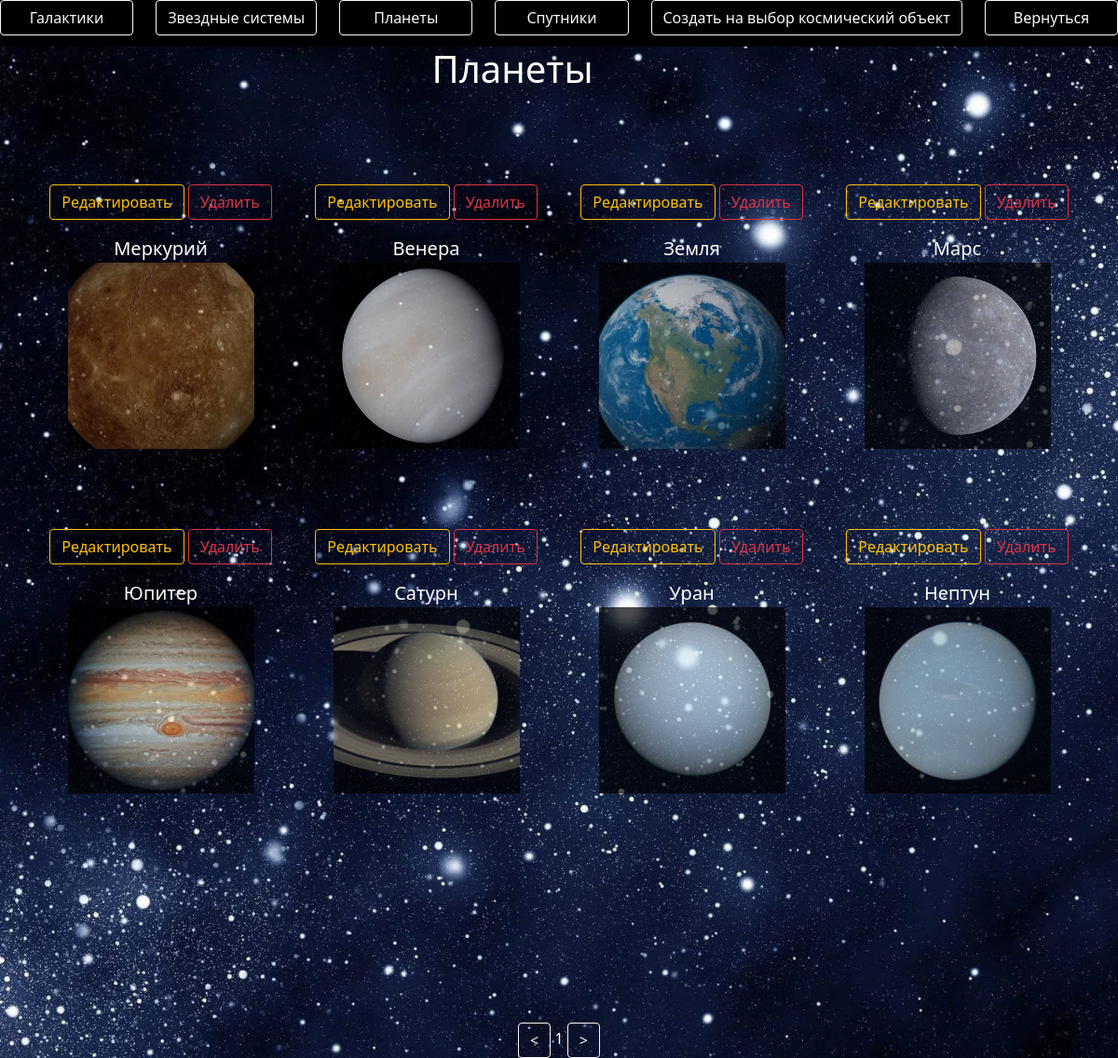
Page /planet/1 (signed in) on the committed database.
### data/planet.py (models this page shows)
class Planet(SqlAlchemyBase, UserMixin):
    __tablename__ = 'planets'
    id = sqlalchemy.Column(sqlalchemy.Integer,
                           primary_key=True, autoincrement=True)
    name = sqlalchemy.Column(sqlalchemy.String, nullable=True)
    star_system = sqlalchemy.Column(sqlalchemy.Integer, sqlalchemy.ForeignKey('star_systems.id'), nullable=True)
    text = sqlalchemy.Column(sqlalchemy.String, nullable=True)
    photo = sqlalchemy.Column(sqlalchemy.String, nullable=True)

### main.py (the view)
@app.route('/planet/<int:page>', methods=['GET', 'POST'])
def planets(page):
    form = CatalogForm()
    db_sess = db_session.create_session()
    arr = db_sess.query(Planet).filter(Planet.id != 1)
    arr = [x for x in arr]
    n = abs(-len(arr) // 8)
    arr = [x for x in arr[(page - 1) * 8:page * 8]]
    db_sess.close()
    if form.submit_left_page.data:
        if page > 1:
            return redirect(f'/planet/{page - 1}')
    if form.submit_right_page.data:
        if page < n:
            return redirect(f'/planet/{page + 1}')
    if form.submit_return.data:
        return redirect('/')
    if form.submit_galaxy.data:
        return redirect('/galaxy/1')
    if form.submit_star_systems.data:
        return redirect('/star_systems/1')
    if form.submit_choise_create.data:
        return redirect('/choise_create')
    if form.submit_satellites.data:
        return redirect('/satellites/1')
    return render_template('planet.html', form=form, arr=arr, len_arr=len(arr), page=page)

### forms/catalog_form.py
class CatalogForm(FlaskForm):
    submit_galaxy = SubmitField('Галактики')
    submit_star_systems = SubmitField('Звездные системы')
    submit_planets = SubmitField('Планеты')
    submit_satellites = SubmitField('Спутники')
    submit_right_page = SubmitField('>')
    submit_left_page = SubmitField('<')
    submit_choise_create = SubmitField('Создать на выбор космический объект')
    submit_return = SubmitField('Вернуться')

### data/db_session.py (called while the page is built)
def create_session() -> Session:
    global __factory
    return __factory()

### main.py (called while the page is built)
@login_manager.user_loader
def load_user(user_id):
    db_sess = db_session.create_session()
    db_sess.close()
    return db_sess.query(User).get(user_id)

### templates/planet.html
{% extends "catalog.html" %}
{% block content %}
<h1 align="center" style="color: white; margin-right: 100px;">Планеты</h1>
{% if not arr %}
<h1 align="center" style="color: white; margin-right: 100px;">Планет пока нету</h1>
{% else %}
    <div class="container text-center" style="color: white; margin-top: 100px;" align="center">
            <div class="row">
                {% for i in arr[:4] %}
                <div class="col" style="">
                    {% if current_user.user_level >= 4 %}
                        <p><a href="/edit_planet/{{ i.id }}" class="btn btn-outline-warning">Редактировать</a>
                        <a href="/delete_planet/{{ i.id }}" class="btn btn-outline-danger">Удалить</a></p>
                    {% endif %}
                    {% if i.photo %}
                    <a class="navbar-brand" style="color: white;" href="/check_planet/{{ i.id }}">{{ i.name }}
                        <p><img src="{{url_for('static', filename=i.photo[7:])}}" style="width: 200px; height: 200px; object-fit: cover;  opacity: 0.7;"></p>
                    </a>
                    {% else %}
                    <div align="center">
                        <a class="navbar-brand" style="color: white;" href="/check_planet/{{ i.id }}">{{ i.name }}
                        <div style="width: 200px; height: 200px; background-color: rgba(0, 0, 0, 0.5)" align="center">
                        </div></a>
                    </div>
                    {% endif %}
                </div>
                {% endfor %}
            </div>
            {% if len_arr > 4 %}
                <div class="row" style="margin-top: 40px;">
                    {% for i in arr[4:] %}
                        <div class="col" style="">
                        {% if current_user.user_level >= 4 %}
                            <p><a href="/edit_planet/{{ i.id }}" class="btn btn-outline-warning">Редактировать</a>
                            <a href="/delete_planet/{{ i.id }}" class="btn btn-outline-danger">Удалить</a></p>
                        {% endif %}
                            {% if i.photo %}
                            <a class="navbar-brand" style="color: white;" href="/check_planet/{{ i.id }}">{{ i.name }}
                                <p><img src="{{url_for('static', filename=i.photo[7:])}}" style="width: 200px; height: 200px; object-fit: cover;  opacity: 0.7;"></p>
                            </a>
                            {% else %}
                            <div align="center">
                                <a class="navbar-brand" style="color: white;" href="/check_planet/{{ i.id }}">{{ i.name }}
                                <div style="width: 200px; height: 200px; background-color: rgba(0, 0, 0, 0.5)" align="center">
                                </div></a>
                            </div>
                            {% endif %}
                        </div>
                    {% endfor %}
                </div>
            {% endif %}
    </div>
    <form action="" method="post" novalidate>
    <div align="center" style="margin-top: 200px;">
        {{ form.submit_left_page(type="submit", class="btn btn-outline-light") }}
        <span style="color: white;">{{ page }}</span>
        {{ form.submit_right_page(type="submit", class="btn btn-outline-light") }}
    </div>
    </form>
{% endif %}
{% endblock %}

### templates/catalog.html (shortened to what this page needs)
<!DOCTYPE html>
<html lang="en" xmlns="http://www.w3.org/1999/html">
<head>
    <link rel="stylesheet" href="https://cdn.jsdelivr.net/npm/bootstrap@5.0.0-beta1/dist/css/bootstrap.min.css">
</head>
<body style="background-image: url('/static/image/sad.jpg'); background-repeat: no-repeat; background-attachment: fixed; background-size: cover;">
<div>
    <div style="height: 50px; width: 100wv; background-color: black;">
        <form action="" method="post" novalidate>
            <div class="row">
                <div class="col">
                    {{ form.submit_galaxy(type="submit", class="btn btn-outline-light", style="height: 100%; width: 100%;") }}
                </div>
                <div class="col">
                    {{ form.submit_star_systems(type="submit", class="btn btn-outline-light", style="height: 100%; width: 100%;") }}
                </div>
                <div class="col">
                    {{ form.submit_planets(type="submit", class="btn btn-outline-light", style="height: 100%; width: 100%;") }}
                </div>
                <div class="col">
                    {{ form.submit_satellites(type="submit", class="btn btn-outline-light", style="height: 100%; width: 100%;") }}
                </div>
                {% if current_user.user_level >= 2 %}
                    <div class="col">
                    {{ form.submit_choise_create(type="submit", class="btn btn-outline-light", style="height: 100%; width: 100%;") }}
                    </div>
                {% endif %}
                <div class="col">
                    {{ form.submit_return(type="submit", class="btn btn-outline-light", style="height: 100%; width: 100%;") }}
                </div>
            </div>
        </form>
    </div>
    {% block content %}{% endblock %}
</div>
</body>
</html>

### rows in the picture
Planet: name "Меркурий", photo (picture)
Planet: name "Венера", photo (picture)
Planet: name "Земля", photo (picture)
Planet: name "Марс", photo (picture)
Planet: name "Юпитер", photo (picture)
Planet: name "Сатурн", photo (picture)
Planet: name "Уран", photo (picture)
Planet: name "Нептун", photo (picture)

### other values in the picture
{{ page }} "1"
